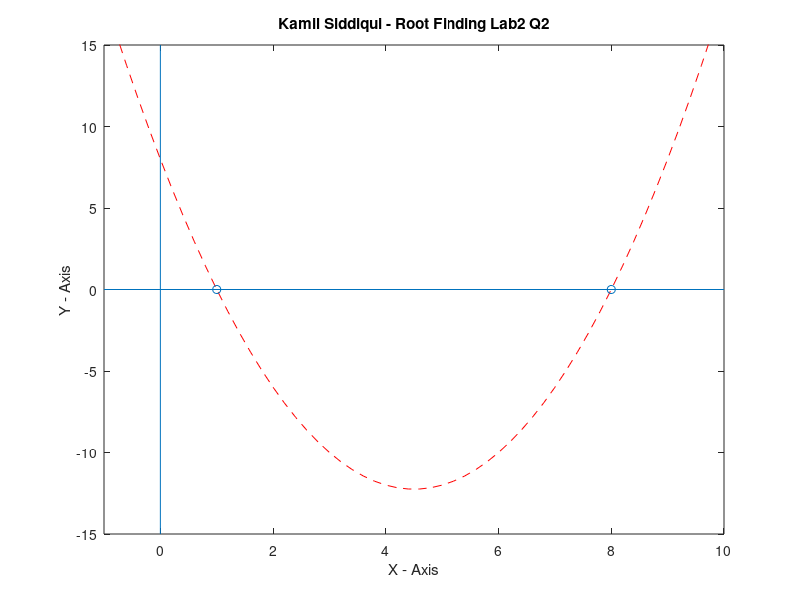

This chart was generated by the following MATLAB code:
clc, clear
%Finding Roots of the Equation
%Q2# x^2 - 9x + 8 = 0

f = [1 -9 8];
root_f = roots(f)

%%
x = -1:0.2:10;
y = x.^2 - 9*x + 8;

%Plotting of the Function

plot(x,y, 'r--');
hold on; %Used for scatter function
title('Kamil Siddiqui - Root Finding Lab2 Q2')
xlabel('X - Axis')
ylabel('Y - Axis')
xlim([-1 10]), ylim([-15 15]);
line([-1 10], [0 0])
line([0 0], [15 -15])

%Pointing the roots on graph
scatter(root_f, [0 0], 'ks');